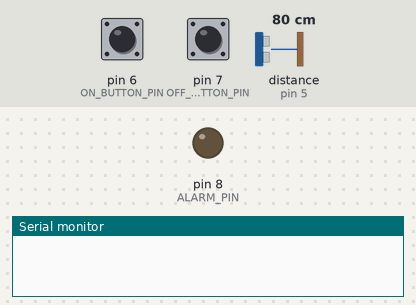
A program run on a simulated Arduino Mega 2560, built with avr-gcc and run on an emulated ATmega2560. Parts: output pins drawn as LEDs (lit = HIGH), the last lines printed to the serial monitor. Dashed ring = blinking. Inputs (shaded band) come from the test bench; at power-on: pin 6 (ON_BUTTON_PIN) HIGH, distance to the obstacle (sensor on pin 5) 80 cm, pin 7 (OFF_BUTTON_PIN) HIGH. The echo pulse lasts 58.3 µs per cm; pins used as bus, display or sensor lines are not drawn.

Above: at 1.3 s.
1.4 s: pin 6 (ON_BUTTON_PIN) pulled LOW for 0.15 s
3.0 s: distance to the obstacle (sensor on pin 5) set to 55 cm
4.5 s: distance to the obstacle (sensor on pin 5) set to 46 cm
At 4.8 s:
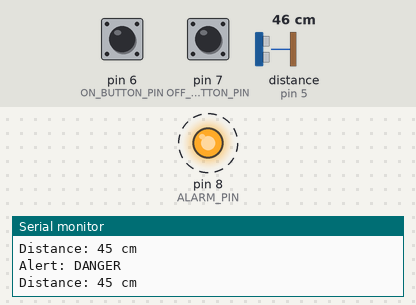
7.5 s: pin 7 (OFF_BUTTON_PIN) pulled LOW for 1 s
At 8.1 s:
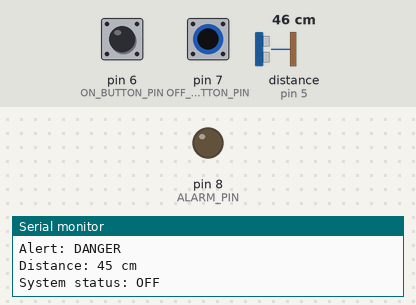
10.0 s: pin 6 (ON_BUTTON_PIN) pulled LOW for 1 s
At 10.28 s:
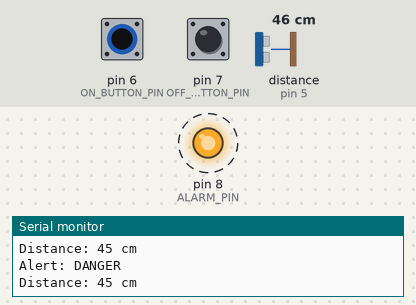
13.0 s: distance to the obstacle (sensor on pin 5) set to 22 cm
Timing chart, 0 to 17.0 s (numbered marks = the images above; inputs shaded):
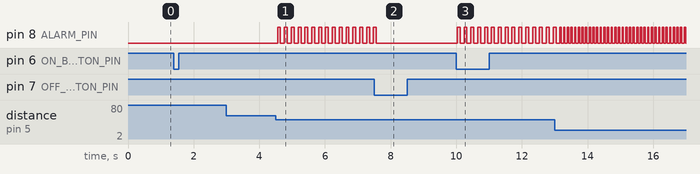

The program:

main.cpp
```cpp
#include <Arduino.h>
#include <SR04.h>


#define TRIG_PIN 4
#define ECHO_PIN 5
#define ON_BUTTON_PIN 6
#define OFF_BUTTON_PIN 7
#define ALARM_PIN 8
#define SYSTEM_ON "System status: ON"
#define SYSTEM_OFF "System status: OFF"
#define ALERT_MESSAGE "Alert: DANGER"
#define SERIAL_DELAY 100

long dist;
SR04 sensor = SR04(ECHO_PIN, TRIG_PIN);
int alarm = ALARM_PIN, button_on = ON_BUTTON_PIN, button_off = OFF_BUTTON_PIN;
bool alert = false, is_active = false;
String dist_str;

// put your setup code here, to run once:
void setup() {
  pinMode(alarm, OUTPUT);
  pinMode(button_on, INPUT_PULLUP);
  pinMode(button_off, INPUT_PULLUP);
  Serial.begin(9600);
  delay(SERIAL_DELAY);
}

void active_alarm(int distance)
{
  int time_d = (2 * distance >= 30) ? (2 * distance) : 30;
  digitalWrite(alarm, HIGH);
  delay(time_d);
  digitalWrite(alarm, LOW);
  delay(time_d);
}

// put your main code here, to run repeatedly:
void loop() {
  if(digitalRead(button_on) == LOW && !is_active){
    is_active = true;
    Serial.println(SYSTEM_ON);
  }

  if(digitalRead(button_off) ==LOW && is_active){
    is_active = false;
    Serial.println(SYSTEM_OFF);
  }

  if(is_active){
    dist = sensor.Distance();

    // active alarm when ultrasonic sensor detect object in 50 cm range
    // alarm will be turned off otherwise
    if(dist <= 50 && is_active){
      alert = true;
    }else{
      alert = false;
    }

    if (alert){
      dist_str = "Distance: " + String(dist) + " cm";
      Serial.println(ALERT_MESSAGE);
      Serial.println(dist_str);
      active_alarm((int)dist);
    }
  }
}
```

SR04.cpp
```cpp
#include "SR04.h"

SR04::SR04(int echoPin, int triggerPin) {
    _echoPin = echoPin;
    _triggerPin = triggerPin;
    pinMode(_echoPin, INPUT);
    pinMode(_triggerPin, OUTPUT);
    _autoMode = false;
    _distance = 999;
}


long SR04::Distance() {
    long d = 0;
    _duration = 0;
    digitalWrite(_triggerPin, LOW);
    delayMicroseconds(2);
    digitalWrite(_triggerPin, HIGH);
    delayMicroseconds(10);
    digitalWrite(_triggerPin, LOW);
    delayMicroseconds(2);
    _duration = pulseIn(_echoPin, HIGH, PULSE_TIMEOUT);
    d = MicrosecondsToCentimeter(_duration);
    delay(25);
    return d;
}

long SR04::DistanceAvg(int wait, int count) {
    long min, max, avg, d;
    min = 999;
    max = 0;
    avg = d = 0;

    if (wait < 25) {
        wait = 25;
    }

    if (count < 1) {
        count = 1;
    }

    for (int x = 0; x < count + 2; x++) {
        d = Distance();
        if (d < min) {
            min = d;
        }
        if (d > max) {
            max = d;
        }
        avg += d;
    }

    // substract highest and lowest value
    avg -= (max + min);
    // calculate average
    avg /= count;
    return avg;
}

void SR04::Ping() {
    _distance = Distance();
}

long SR04::getDistance() {
    return _distance;
}

long SR04::MicrosecondsToCentimeter(long duration) {
    long d = (duration * 100) / 5882;
    //d = (d == 0)?999:d;
    return d;
}
```

SR04.h
```cpp
#ifndef SR04_H
#define SR04_H

#if defined(ARDUINO) && ARDUINO >= 100
	#include "Arduino.h"
#else
	#include "WProgram.h"
#endif
//#include "pins_arduino.h"

#include <inttypes.h>

#define PULSE_TIMEOUT 150000L	// 100ms
#define DEFAULT_DELAY 10
#define DEFAULT_PINGS 5
class SR04 {
public:

	/**
	* Constructor
	* Ultrasonic sensor SR04, four connections pins
	* VCC, ECHO, TRIGGER, GND
	* <br>
	* \param echoPin digital INPUT-Pin for measuring distance
	* \param triggerPin if 10us high a trigger signal is generated from
	*					SR04
	*
	* \return void
	*/
	SR04(int echoPin, int triggerPin);

	/**
	* Do a measurment for this sensor. Return distance as long
	* in centimenter
	* \return long distance in centimeter
	*/
	long Distance();

	/**
	* Do count measurents and calculate the average.
	* To avoid defilement from ow/high peaks, min/max values
	* are substracted from the average
	*
	* \param wait delay between measurements, default = DEFAULT_DELAY/ms
	* \param count number of measurements, default DEFAULT_PINGS
	* \return long distance in centimeter
	**/
	long DistanceAvg(int wait=DEFAULT_DELAY, int count=DEFAULT_PINGS);

	/**
	* Do only a ping. Get result with methode getDistance()
	*
	* \param keine
	*/
	void Ping() ;

	/**
	* return latest distance. Methode Ping() should be called before
	* \param keine
	* \return Distanz in Zentimeter
	*/
	long getDistance();


private:
	/**
	* Do the measurement calculation and return result in centimeter
	* SR04 measure echo time to obstacle and return way.
	* <br>
	* Sound travels with 340m/sec
	* <br>
	* Example: Obstace 100cm away from SR04. Measure time is 100cm to
	* obstacle and 100cm return = 200cm
	* <br>
	* 1sec = 1000ms = 1.000.000uS
	* 1.000.000 / 340 = Distance in microseconds for 100cm
	* 2941uS fuer 100cm = 5882 uS fuer 200cm
	*
	* duration / 5882 * 100 = distance in cm
	*/
	long MicrosecondsToCentimeter(long duration);

	long _currentDistance;
	int _echoPin, _triggerPin;
	long _duration, _distance;
	bool _autoMode;
};
#endif
```

Measured:
- the behaviour switches between 52 and 51 cm on distance to the obstacle (sensor on pin 5) (found by bisection; images 0 and 1)
- after the input at 3.0 s, every drawn part: stays the same
- after the input at 4.5 s, pin 8 (ALARM_PIN): alternates HIGH for 0.09 s and LOW for 0.12 s, starting after 0.06 s
- after the input at 7.5 s, pin 8 (ALARM_PIN): goes on until 7.6 s, then stays LOW
- after the input at 10.0 s, pin 8 (ALARM_PIN): alternates HIGH for 0.09 s and LOW for 0.12 s, starting at once
- after the input at 13.0 s, pin 8 (ALARM_PIN): alternates HIGH for 0.04 s and LOW for 0.07 s, starting after 0.20 s
